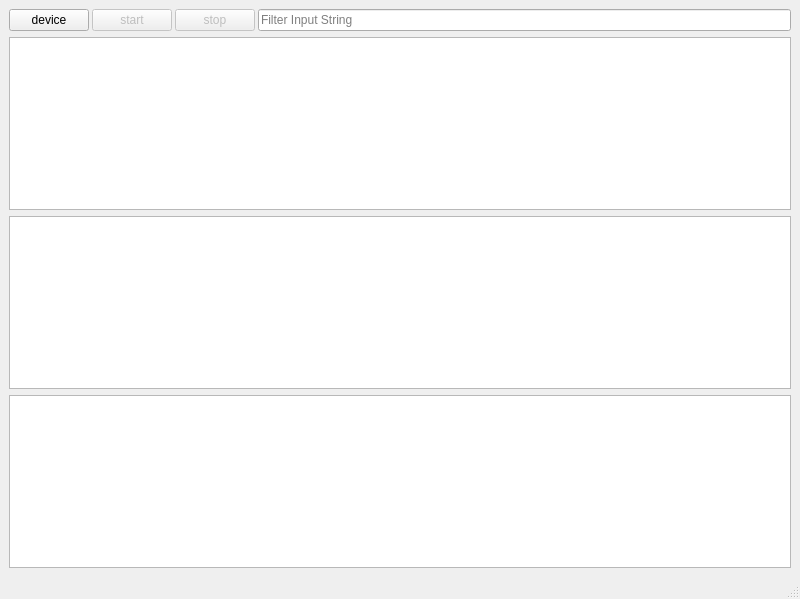
<?xml version="1.0" encoding="UTF-8"?>
<ui version="4.0">
 <class>view</class>
 <widget class="QMainWindow" name="view">
  <property name="geometry">
   <rect>
    <x>0</x>
    <y>0</y>
    <width>800</width>
    <height>599</height>
   </rect>
  </property>
  <property name="sizePolicy">
   <sizepolicy hsizetype="Expanding" vsizetype="Expanding">
    <horstretch>0</horstretch>
    <verstretch>0</verstretch>
   </sizepolicy>
  </property>
  <property name="windowTitle">
   <string>uSniffer</string>
  </property>
  <widget class="QWidget" name="centralwidget">
   <property name="sizePolicy">
    <sizepolicy hsizetype="Expanding" vsizetype="Expanding">
     <horstretch>0</horstretch>
     <verstretch>0</verstretch>
    </sizepolicy>
   </property>
   <layout class="QVBoxLayout" name="verticalLayout" stretch="1,5,5,5">
    <item>
     <layout class="QHBoxLayout" name="btn_box" stretch="0,0,0,0">
      <property name="spacing">
       <number>3</number>
      </property>
      <property name="sizeConstraint">
       <enum>QLayout::SetDefaultConstraint</enum>
      </property>
      <property name="topMargin">
       <number>0</number>
      </property>
      <item>
       <widget class="QPushButton" name="deviceButton">
        <property name="text">
         <string>device</string>
        </property>
       </widget>
      </item>
      <item>
       <widget class="QPushButton" name="startButton">
        <property name="enabled">
         <bool>false</bool>
        </property>
        <property name="sizePolicy">
         <sizepolicy hsizetype="Minimum" vsizetype="Fixed">
          <horstretch>0</horstretch>
          <verstretch>0</verstretch>
         </sizepolicy>
        </property>
        <property name="text">
         <string>start</string>
        </property>
        <property name="autoDefault">
         <bool>false</bool>
        </property>
       </widget>
      </item>
      <item>
       <widget class="QPushButton" name="stopButton">
        <property name="enabled">
         <bool>false</bool>
        </property>
        <property name="sizePolicy">
         <sizepolicy hsizetype="Minimum" vsizetype="Fixed">
          <horstretch>0</horstretch>
          <verstretch>0</verstretch>
         </sizepolicy>
        </property>
        <property name="sizeIncrement">
         <size>
          <width>0</width>
          <height>0</height>
         </size>
        </property>
        <property name="text">
         <string>stop</string>
        </property>
        <property name="autoDefault">
         <bool>false</bool>
        </property>
        <property name="default">
         <bool>false</bool>
        </property>
        <property name="flat">
         <bool>false</bool>
        </property>
       </widget>
      </item>
      <item>
       <widget class="QLineEdit" name="filterInput">
        <property name="sizePolicy">
         <sizepolicy hsizetype="Expanding" vsizetype="Fixed">
          <horstretch>0</horstretch>
          <verstretch>0</verstretch>
         </sizepolicy>
        </property>
        <property name="inputMask">
         <string/>
        </property>
        <property name="placeholderText">
         <string>Filter Input String</string>
        </property>
       </widget>
      </item>
     </layout>
    </item>
    <item>
     <layout class="QHBoxLayout" name="packets_box">
      <item>
       <widget class="QTableView" name="packetsTableView">
        <property name="editTriggers">
         <set>QAbstractItemView::NoEditTriggers</set>
        </property>
        <property name="selectionMode">
         <enum>QAbstractItemView::SingleSelection</enum>
        </property>
        <property name="selectionBehavior">
         <enum>QAbstractItemView::SelectRows</enum>
        </property>
        <property name="gridStyle">
         <enum>Qt::SolidLine</enum>
        </property>
        <property name="sortingEnabled">
         <bool>false</bool>
        </property>
        <attribute name="verticalHeaderVisible">
         <bool>false</bool>
        </attribute>
       </widget>
      </item>
     </layout>
    </item>
    <item>
     <layout class="QHBoxLayout" name="packets_info_box">
      <item>
       <widget class="QTextEdit" name="packetsInfoView">
        <property name="readOnly">
         <bool>true</bool>
        </property>
       </widget>
      </item>
     </layout>
    </item>
    <item>
     <layout class="QHBoxLayout" name="packets_hex_box">
      <item>
       <widget class="QTextEdit" name="packetsHexView">
        <property name="readOnly">
         <bool>true</bool>
        </property>
       </widget>
      </item>
     </layout>
    </item>
   </layout>
  </widget>
  <widget class="QMenuBar" name="menubar">
   <property name="geometry">
    <rect>
     <x>0</x>
     <y>0</y>
     <width>800</width>
     <height>23</height>
    </rect>
   </property>
  </widget>
  <widget class="QStatusBar" name="statusbar"/>
 </widget>
 <resources/>
 <connections/>
 <slots>
  <slot>openDeviceWindow()</slot>
 </slots>
</ui>
